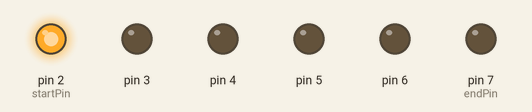
Simulated run of this sketch. Board: Arduino Uno, built with avr-gcc and run on an emulated ATmega328P. Parts: output pins drawn as LEDs (lit = HIGH).

Above: at 0.05 s.
At 0.55 s:
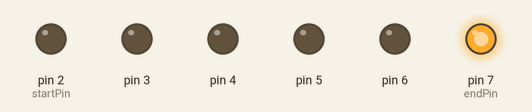
At 0.75 s:
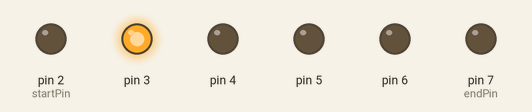
At 1.45 s:
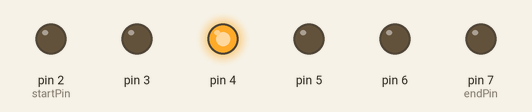
At 2.15 s:
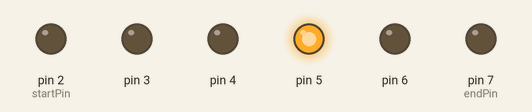
At 2.85 s:
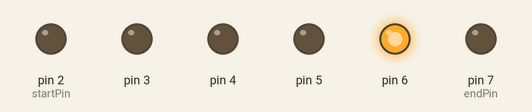
Timing chart, 0 to 3.1 s (numbered marks = the images above):
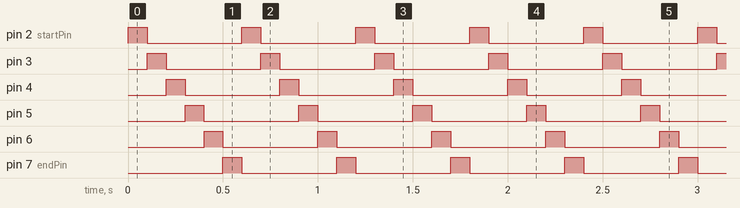

Measured:
- by itself, pin 2 (startPin), pin 3–6, pin 7 (endPin): alternates HIGH for 0.10 s and LOW for 0.50 s
- by itself, everything shown: repeats every 0.60 s, in 6 steps

The sketch:

LED6.ino
```cpp
int startPin = 2;
int endPin = 7;
int index = 0;

void setup() {
  for(int i = startPin;i<= endPin;i++){
    pinMode(i,OUTPUT);
    }
}

void loop() {
    for(int i = startPin;i<= endPin;i++){
      digitalWrite(i,LOW);
    }
    digitalWrite(startPin + index,HIGH);
    index = (index + 1)%(endPin - startPin + 1);
    delay(100);
}
```
